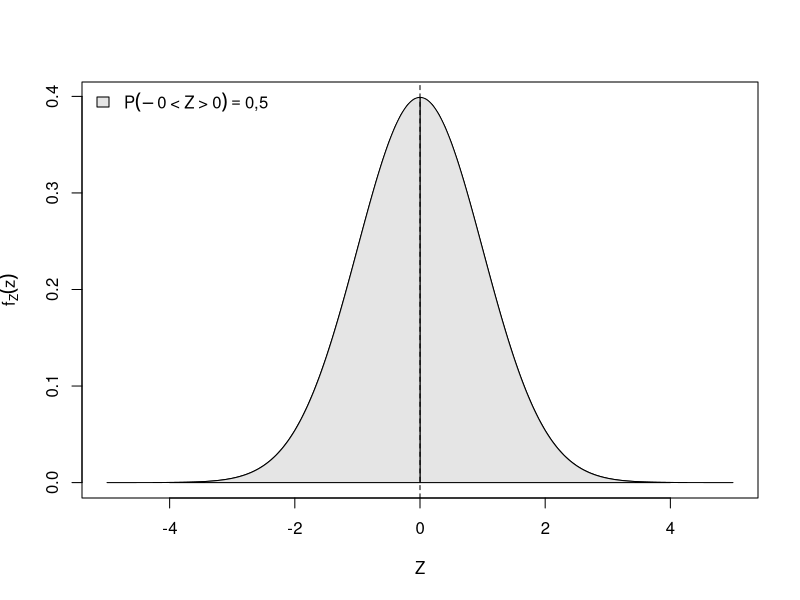

The R script that drew this image:
q <- x <- 0

curve(dnorm(x, 0, 1), -5, 5, ylab = expression(f[Z](z)), xlab="Z")
x <- seq(q, 4, by=0.01)
y <- seq(-4, -q, by=0.01)
fx <- dnorm(x, 0, 1)
fy <- dnorm(y, 0, 1)
polygon(c(x, rev(x)),
        c(fx, rep(0, length(fx))),
        col="gray90")
polygon(c(y, rev(y)),
        c(fy, rep(0, length(fy))),
        col="gray90")
abline(v=0, lty=2)
qq <- round(q, digits=2)
Pr <- round(pnorm(qq, 0, 1, lower.tail = F), digits=5)
Pr <- gsub("\\.", ",", Pr)
qq <- gsub("\\.", ",", qq)
legend("topleft", bty="n", fill="gray90",
       legend=substitute(P(-q~`<`~Z~`>`~q)==Pr, list(q=qq, Pr=Pr)))

